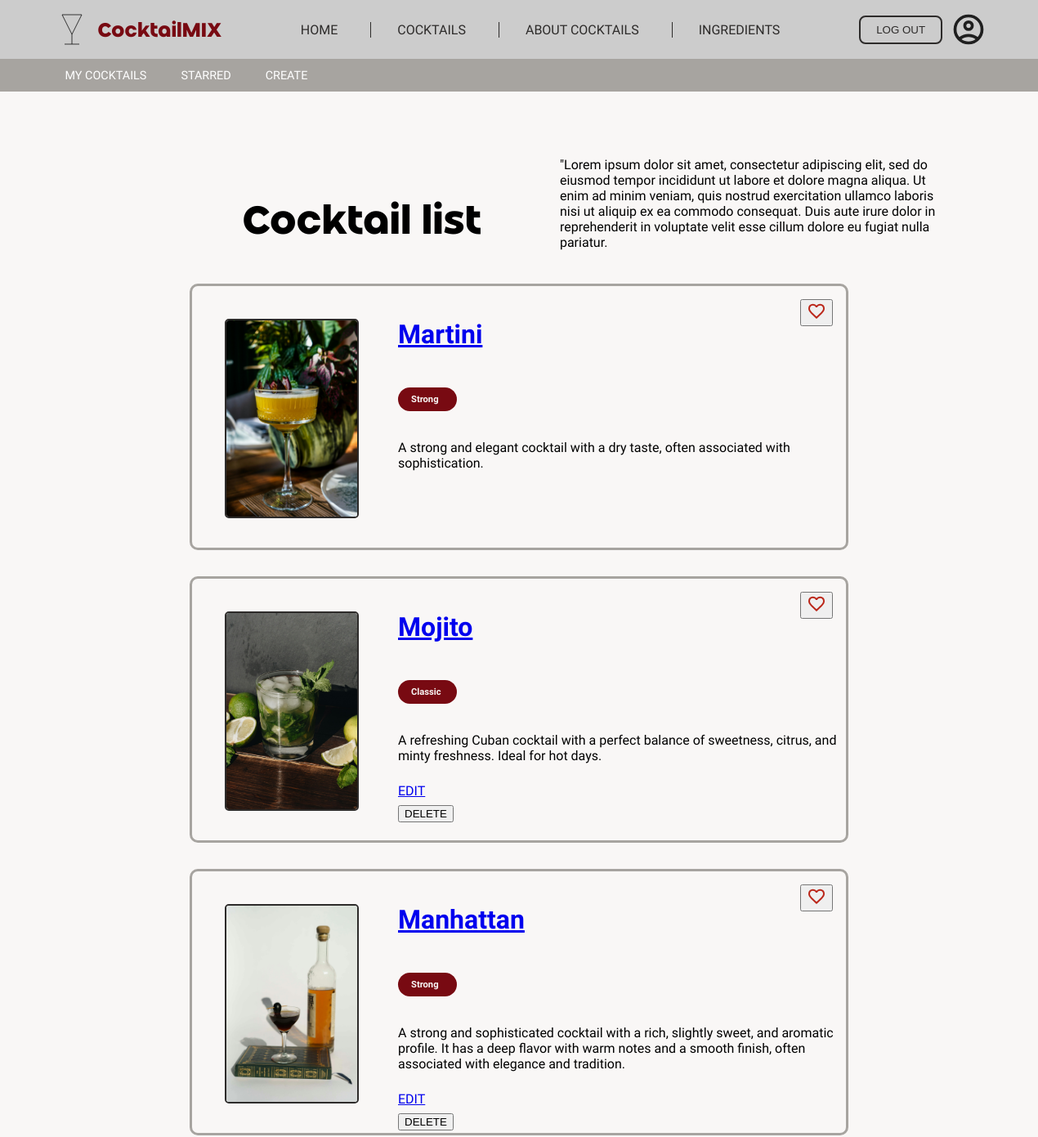
Before: /cocktails/ (signed in, upper part) with the older database file.
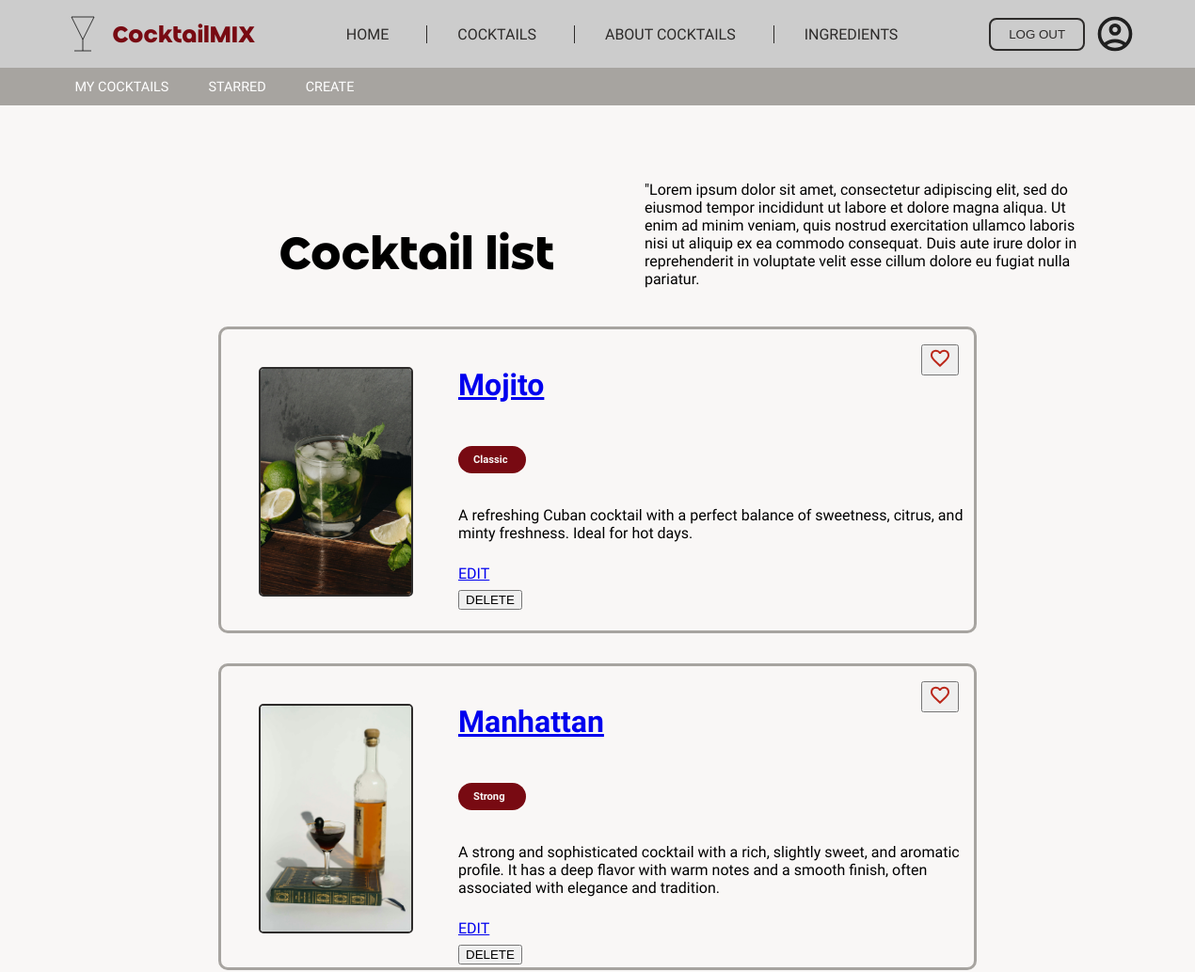
After: the same page with the newer database file.
### cocktails/models.py (models this page shows, shortened)
class Cocktail(models.Model):
    id = models.AutoField(primary_key=True)
    user = models.ForeignKey(settings.AUTH_USER_MODEL, on_delete=models.CASCADE, related_name='cocktails', null=True, blank=True)
    name = models.CharField(max_length=50)
    category = models.CharField(max_length=50)
    description = models.TextField(blank=True)
    image = models.ImageField(upload_to='cocktails/', blank=True, null=True)
    date = models.DateField(auto_now=True)
    ingredients = models.ManyToManyField(Ingredient, through='CocktailIngrediets', blank = True)

### cocktails/views.py (the view)
# urls.py: path('', views.cocktails_list, name='cocktails'),
def cocktails_list(request):
    cocktails = Cocktail.objects.all()
    paginator = Paginator(cocktails, 5)
    page = request.GET.get('page')
    cocktails = paginator.get_page(page)
    return render(request, 'cocktails/cocktails_list.html', {'cocktails':cocktails})

### cocktails/templates/cocktails/cocktails_list.html (shortened to what this page needs)
{% extends 'base.html' %}
{% block content %}
    {% if request.user.is_authenticated %}
    <div class="small_nav">
                <a href="{% url 'users_cocktails' %}" class="small_nav_my_cocktails">MY COCKTAILS</a>
                <a class="ACTIVE" href="user_favourite_cocktails.html/">STARRED</a>
                <a href="/cocktails/create/">CREATE</a>
    </div>
    {% endif %}
<section id="about">
    <div>
        <div class="header_block">
            <h1 id='header_cocktail_list'>Cocktail list</h1>
        <p id="cocktail_list_text">"Lorem ipsum dolor sit amet, consectetur adipiscing elit, sed do eiusmod tempor incididunt ut labore et dolore magna aliqua. Ut enim ad minim veniam, quis nostrud exercitation ullamco laboris nisi ut aliquip ex ea commodo consequat. Duis aute irure dolor in reprehenderit in voluptate velit esse cillum dolore eu fugiat nulla pariatur.</p>
        </div>
        {% for cocktail in cocktails %}
        {% include 'cocktails/cocktail_index.html' with cocktail=cocktail %}
    {% endfor %}
    </div>
  </section>
{% endblock %}

### cocktails/templates/cocktails/cocktail_index.html (shortened to what this page needs)
{% load static %}
<div class="cocktail-card">
    <a href="{% url 'cocktail_details' cocktail.id %}">
        {% if cocktail.image %}
        <img src="{{ cocktail.image.url }}" alt="{{ cocktail.name }}" class="drink_photo">
        {% else %}
        <img src="{% static 'icons/glass-coctail-svgrepo-com.svg' %}" alt="{{ cocktail.name }}" class="drink_photo">
        {% endif %}
    </a>
    <form method="POST" action="{% url 'toggle-star' cocktail.id %}">
        <button class="starred_button"><img src="{% static 'icons/starred.svg' %}"></button>
    </form>
    <div class="cocktail-card-body">
        <a href="{% url 'cocktail_details' cocktail.id %}">
            <h2 class="drink_name">{{ cocktail.name }}</h2>
        </a>
        <h3 class="drink_category">{{ cocktail.category }}</h3>
        <p class="drink_description">{{ cocktail.description }}</p>
        {% if request.user == cocktail.user %}
        <a href="{% url 'edit_cocktail' cocktail.id %}">EDIT</a>
        <form method="POST" action="{% url 'delete_cocktail' cocktail.id %}">
            <button type="submit">DELETE</button>
        </form>
        {% endif %}
    </div>
</div>

Changed rows visible on the page:
removed Cocktail: image (picture), name "Martini", category "Strong", description "A strong and elegant cocktail with a dry taste, often associated with sophistication."
